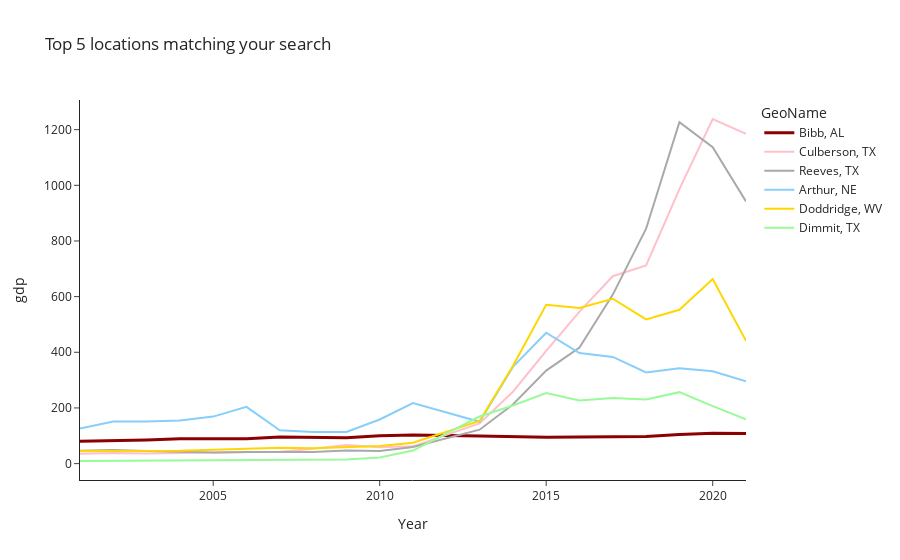

This figure's notebook cell:
### Code cell
# you still can plot the few top ranked cities:
fig = f.show_kins_plot()

### Figure 1 — Plotly figure (JSON) as saved in the notebook; plotly's stock layout.template omitted (floating-point values rounded to 4 significant figures)
{"data": [{"line": {"color": "darkred", "width": 3}, "mode": "lines", "name": "Bibb, AL", "text": "Bibb, AL", "textposition": "top right", "type": "scatter", "x": [2001, 2002, 2003, 2004, 2005, 2006, 2007, 2008, 2009, 2010, 2011, 2013, 2014, 2015, 2016, 2017, 2018, 2019, 2020, 2021], "y": [80.44, 81.53, 85.12, 89.32, 88.78, 89.6, 95.31, 94.75, 92.94, 100.1, 102.6, 99.54, 97.93, 94.59, 95.81, 96.88, 96.99, 104.6, 109.5, 107.9]}, {"line": {"color": "#FFC0CB"}, "mode": "lines", "name": "Culberson, TX", "text": "Culberson, TX", "textposition": "top right", "type": "scatter", "x": [2001, 2002, 2003, 2004, 2005, 2006, 2007, 2008, 2009, 2010, 2011, 2013, 2014, 2015, 2016, 2017, 2018, 2019, 2020, 2021], "y": [35.26, 37.74, 36.26, 38.34, 40.18, 41.25, 42.37, 53.35, 66.47, 58.87, 62.02, 144.3, 258.3, 404.7, 546.1, 673.3, 712.0, 986.3, 1238.0, 1185.0]}, {"line": {"color": "#A9A9A9"}, "mode": "lines", "name": "Reeves, TX", "text": "Reeves, TX", "textposition": "top right", "type": "scatter", "x": [2001, 2002, 2003, 2004, 2005, 2006, 2007, 2008, 2009, 2010, 2011, 2013, 2014, 2015, 2016, 2017, 2018, 2019, 2020, 2021], "y": [46.0, 49.29, 44.96, 41.68, 39.74, 41.33, 41.01, 41.39, 47.38, 45.55, 59.75, 121.9, 212.5, 334.2, 416.8, 607.2, 844.0, 1227.0, 1136.0, 942.2]}, {"line": {"color": "#87CEFA"}, "mode": "lines", "name": "Arthur, NE", "text": "Arthur, NE", "textposition": "top right", "type": "scatter", "x": [2001, 2002, 2003, 2004, 2005, 2006, 2007, 2008, 2009, 2010, 2011, 2013, 2014, 2015, 2016, 2017, 2018, 2019, 2020, 2021], "y": [126.1, 151.2, 151.5, 154.7, 169.0, 203.9, 119.7, 113.3, 113.8, 158.4, 217.6, 150.5, 347.4, 470.4, 397.3, 383.2, 327.5, 342.5, 332.0, 295.6]}, {"line": {"color": "#FFD700"}, "mode": "lines", "name": "Doddridge, WV", "text": "Doddridge, WV", "textposition": "top right", "type": "scatter", "x": [2001, 2002, 2003, 2004, 2005, 2006, 2007, 2008, 2009, 2010, 2011, 2013, 2014, 2015, 2016, 2017, 2018, 2019, 2020, 2021], "y": [45.49, 45.9, 45.93, 46.62, 49.65, 54.49, 56.73, 55.2, 59.1, 63.29, 74.9, 153.4, 350.8, 570.5, 559.4, 592.5, 518.3, 552.7, 663.2, 441.1]}, {"line": {"color": "#98FB98"}, "mode": "lines", "name": "Dimmit, TX", "text": "Dimmit, TX", "textposition": "top right", "type": "scatter", "x": [2001, 2002, 2003, 2004, 2005, 2006, 2007, 2008, 2009, 2010, 2011, 2013, 2014, 2015, 2016, 2017, 2018, 2019, 2020, 2021], "y": [9.381, 10.07, 10.27, 10.1, 10.53, 13.38, 13.42, 12.85, 14.4, 21.99, 47.02, 169.1, 208.9, 253.6, 226.4, 235.3, 230.1, 256.7, 206.4, 159.1]}], "layout": {"legend": {"title": {"text": "GeoName"}}, "title": {"text": "Top 5 locations matching your search"}, "xaxis": {"title": {"text": "Year"}}, "yaxis": {"title": {"text": "gdp"}}}}
